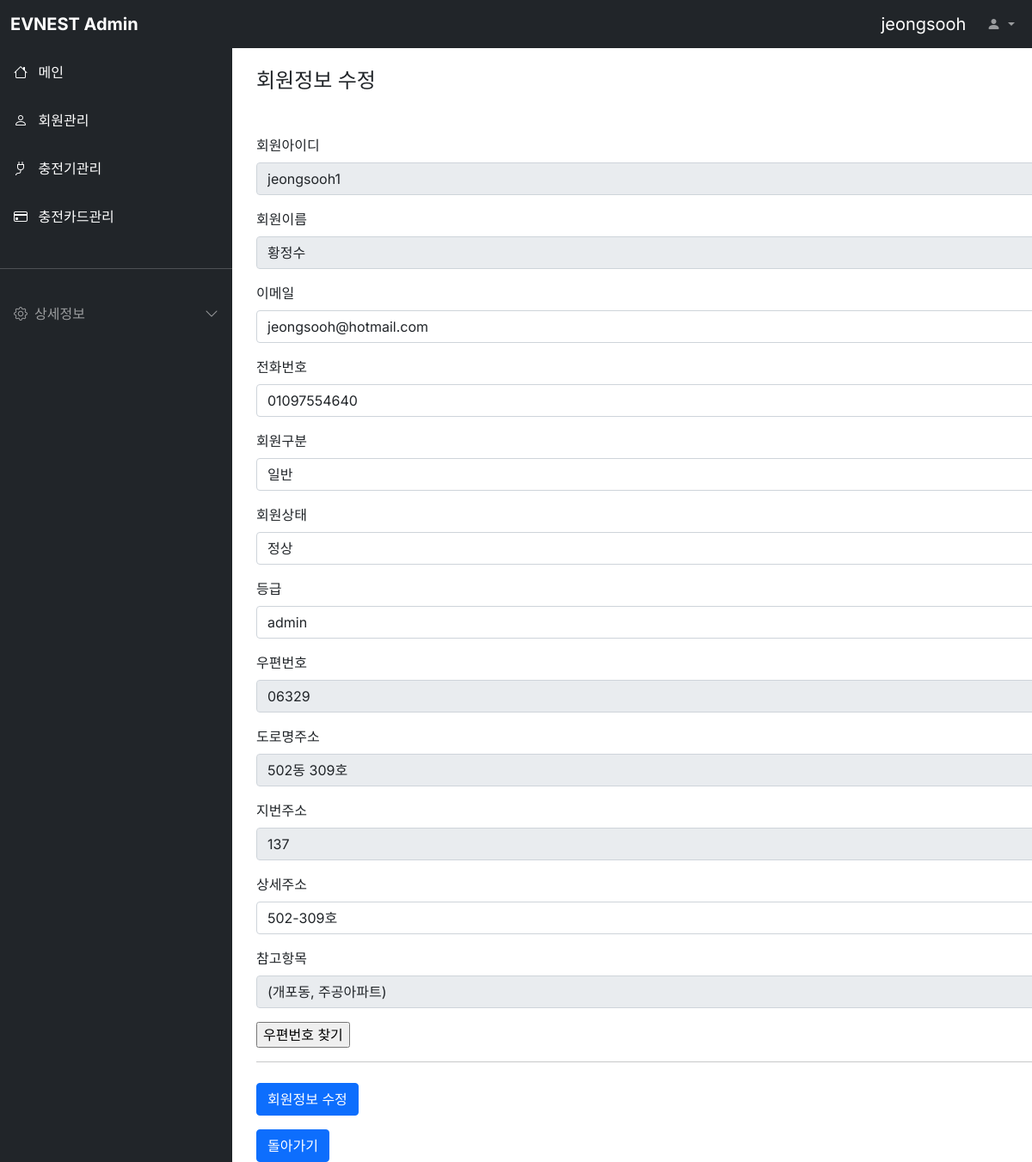
The page /evuser/1/update (signed in) on the database its author committed.
### evuser/models.py (models this page shows, shortened)
class Evuser(models.Model):
    userid = models.CharField(max_length=64,verbose_name='회원아이디')
    password = models.CharField(max_length=128,verbose_name='비밀번호')
    name = models.CharField(max_length=64,verbose_name='회원이름')
    email = models.EmailField(max_length=128,verbose_name='이메일')
    phone = models.CharField(max_length=128,verbose_name='전화번호')
    category = models.CharField(max_length=64,choices=[('일반','일반'),('법인','법인'),('기타','기타')],default='일반',verbose_name='회원구분')
    status = models.CharField(max_length=64,choices=[('정상','정상'),('해지','해지'),('유예','유예')],default='정상',verbose_name='회원상태')
    level = models.CharField(max_length=16,choices=[('admin','admin'),('user','user'),('Engineer','Engineer')],verbose_name='등급',default='user')
    register_dttm = models.DateTimeField(auto_now_add=True,verbose_name='등록시간')
    last_use_dttm = models.DateTimeField(auto_now_add=False,null=True,verbose_name='최근사용시간')
    postcode = models.CharField(max_length=64,verbose_name='우편번호')
    jibunAddress = models.CharField(max_length=400,verbose_name='지번주소')
    roadAddress = models.CharField(max_length=400,verbose_name='도로명주소')
    detailaddress = models.CharField(max_length=400,verbose_name='상세주소')
    extraaddress = models.CharField(max_length=400,verbose_name='참고항목')
    class Meta:
        db_table='nevsp_evuser'
        verbose_name ='회원'
        verbose_name_plural = '회원목록'

### evuser/views.py (the view)
# urls.py: path('<int:pk>/update',EvuserUpdateView.as_view(),name='update'),
class EvuserUpdateView(UpdateView):
    model = Evuser
    form_class = EvuserupdateForm
    template_name = 'evuser_update.html'
    success_url = '/evuser'
    def get_context_data(self, **kwargs):
        context = super().get_context_data(**kwargs)
        userid = self.request.session['user']
        context['loginuser'] = userid
        return context

### evuser/forms.py
class EvuserupdateForm(forms.ModelForm):
    class Meta:
        model = Evuser
        fields = ['userid','name','email','phone','category','status','level','postcode','roadAddress' ,'jibunAddress','detailaddress','extraaddress']
    def __init__(self,*args,**kwargs):
        super(EvuserupdateForm,self).__init__(*args,**kwargs)
        self.fields['userid'].widget.attrs.update({
            'readonly' : 'True',
        })
        self.fields['name'].widget.attrs.update({
            'readonly' : 'True',
        })
        self.fields['postcode'].required = False
        self.fields['postcode'].widget.attrs.update({
            'readonly' : 'True',
        })
        self.fields['jibunAddress'].required = False
        self.fields['jibunAddress'].widget.attrs.update({
            'readonly' : 'True',
        })
        self.fields['extraaddress'].required = False
        self.fields['extraaddress'].widget.attrs.update({
            'readonly' : 'True',
        })
        self.fields['roadAddress'].widget.attrs.update({
            'readonly' : 'True',
        })

### evuser/templates/evuser_update.html (shortened to what this page needs)
{% extends "base.html" %}
{% load bootstrap4 %}
{% block contents %}
<div class="container mt-3 mx-3">
  <h4>회원정보 수정</h4>
  <div class="row mt-5">
    <div class="col-12">
      <form  method="post">
        {% bootstrap_form form %}
        <input type="button" onclick="DaumPostcode()" value="우편번호 찾기"><br>
        <hr class="mb-4">
        <input type="submit" class="btn btn-primary"  value="회원정보 수정">
      </form>
      <button class="btn btn-primary mt-3" onclick="javascript:history.go(-1);">돌아가기</button>
    </div>
  </div>
</div>
{% endblock %}

### static/style.css (style rules this page uses)
body, button { font-family: "Inter", sans-serif; }
@media (min-width: 992px) { body { overflow: auto !important; } }

### rows shown on the page
Evuser: userid "jeongsooh1", name "황정수", email "jeongsooh@hotmail.com", phone "01097554640", category "일반", status "정상", level "admin", postcode "06329", roadAddress "502동 309호", jibunAddress "137", detailaddress "502-309호", extraaddress "(개포동, 주공아파트)"

### other values the page prints
{{ loginuser }} "jeongsooh"
